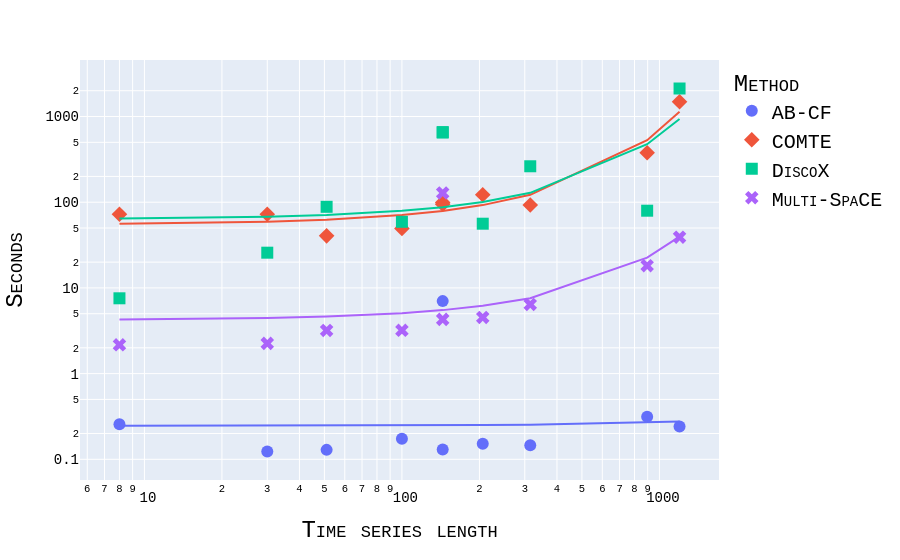

Notebook code for this chart:
### Code cell
config = {
  'toImageButtonOptions': {
    'format': 'png', # one of png, svg, jpeg, webp
    'filename': 'multivariate_times_length',
    'height': 400,
    'width': 1200,
    'scale':9 # Multiply title/legend/axis/canvas sizes by this factor
  }
}

fig = px.scatter(
    times_df.groupby(["dataset", "Method"]).mean().reset_index(), 
    x="Time series length", y="Seconds", color="Method", 
    symbol="Method", trendline="ols", 
    trendline_options=dict(log_y=True), log_x=True, log_y=True
)
fig.update_traces(marker={'size': 12})
fig.update_layout(
    yaxis = dict(tickfont = dict(size=14)),
    xaxis = dict(tickfont = dict(size=14)),
    font=dict(
            family="Courier New, monospace",
            size=20,
            color="black",
            variant="small-caps",
        )
)
fig.show(config=config)
fig.write_html("img_multivariate_times_length.html")

### Figure 1 — Plotly figure (JSON) as saved in the notebook; plotly's stock layout.template omitted (floating-point values rounded to 4 significant figures)
{"data": [{"hovertemplate": "Method=AB-CF<br>Time series length=%{x}<br>Seconds=%{y}<extra></extra>", "legendgroup": "AB-CF", "marker": {"color": "#636efa", "size": 12, "symbol": "circle"}, "mode": "markers", "name": "AB-CF", "orientation": "v", "showlegend": true, "type": "scatter", "x": [144, 100, 1197, 206, 51, 144, 8, 30, 896, 315], "xaxis": "x", "y": [0.1298, 0.1742, 0.2417, 0.1516, 0.1289, 7.014, 0.2563, 0.1234, 0.3132, 0.1462], "yaxis": "y"}, {"hovertemplate": "<b>OLS trendline</b><br>log10(Seconds) = 4.25285e-05 * Time series length + -0.609592<br>R<sup>2</sup>=0.001073<br><br>Method=AB-CF<br>Time series length=%{x}<br>Seconds=%{y} <b>(trend)</b><extra></extra>", "legendgroup": "AB-CF", "marker": {"color": "#636efa", "size": 12, "symbol": "circle"}, "mode": "lines", "name": "AB-CF", "showlegend": false, "type": "scatter", "x": [8, 30, 51, 100, 144, 144, 206, 315, 896, 1197], "xaxis": "x", "y": [0.2459, 0.2464, 0.2469, 0.2481, 0.2492, 0.2492, 0.2507, 0.2534, 0.2682, 0.2763], "yaxis": "y"}, {"hovertemplate": "Method=COMTE<br>Time series length=%{x}<br>Seconds=%{y}<extra></extra>", "legendgroup": "COMTE", "marker": {"color": "#EF553B", "size": 12, "symbol": "diamond"}, "mode": "markers", "name": "COMTE", "orientation": "v", "showlegend": true, "type": "scatter", "x": [144, 100, 1197, 206, 51, 144, 8, 30, 896, 315], "xaxis": "x", "y": [94.9, 49.48, 1490.0, 122.2, 40.55, 98.96, 72.29, 72.27, 377.5, 92.65], "yaxis": "y"}, {"hovertemplate": "<b>OLS trendline</b><br>log10(Seconds) = 0.0010985 * Time series length + 1.74013<br>R<sup>2</sup>=0.917984<br><br>Method=COMTE<br>Time series length=%{x}<br>Seconds=%{y} <b>(trend)</b><extra></extra>", "legendgroup": "COMTE", "marker": {"color": "#EF553B", "size": 12, "symbol": "diamond"}, "mode": "lines", "name": "COMTE", "showlegend": false, "type": "scatter", "x": [8, 30, 51, 100, 144, 144, 206, 315, 896, 1197], "xaxis": "x", "y": [56.09, 59.3, 62.54, 70.79, 79.13, 79.13, 92.56, 121.9, 530.1, 1135.0], "yaxis": "y"}, {"hovertemplate": "Method=DiscoX<br>Time series length=%{x}<br>Seconds=%{y}<extra></extra>", "legendgroup": "DiscoX", "marker": {"color": "#00cc96", "size": 12, "symbol": "square"}, "mode": "markers", "name": "DiscoX", "orientation": "v", "showlegend": true, "type": "scatter", "x": [144, 100, 1197, 206, 51, 144, 8, 30, 896, 315], "xaxis": "x", "y": [651.0, 59.11, 2124.0, 56.16, 88.45, 657.9, 7.568, 25.77, 79.64, 262.8], "yaxis": "y"}, {"hovertemplate": "<b>OLS trendline</b><br>log10(Seconds) = 0.000976798 * Time series length + 1.80183<br>R<sup>2</sup>=0.288052<br><br>Method=DiscoX<br>Time series length=%{x}<br>Seconds=%{y} <b>(trend)</b><extra></extra>", "legendgroup": "DiscoX", "marker": {"color": "#00cc96", "size": 12, "symbol": "square"}, "mode": "lines", "name": "DiscoX", "showlegend": false, "type": "scatter", "x": [8, 30, 51, 100, 144, 144, 206, 315, 896, 1197], "xaxis": "x", "y": [64.51, 67.79, 71.06, 79.34, 87.6, 87.6, 100.7, 128.7, 475.4, 935.5], "yaxis": "y"}, {"hovertemplate": "Method=Multi-SpaCE<br>Time series length=%{x}<br>Seconds=%{y}<extra></extra>", "legendgroup": "Multi-SpaCE", "marker": {"color": "#ab63fa", "size": 12, "symbol": "x"}, "mode": "markers", "name": "Multi-SpaCE", "orientation": "v", "showlegend": true, "type": "scatter", "x": [144, 100, 1197, 206, 51, 144, 8, 30, 896, 315], "xaxis": "x", "y": [4.294, 3.202, 39.08, 4.523, 3.189, 128.4, 2.171, 2.253, 18.18, 6.417], "yaxis": "y"}, {"hovertemplate": "<b>OLS trendline</b><br>log10(Seconds) = 0.000813787 * Time series length + 0.623883<br>R<sup>2</sup>=0.312298<br><br>Method=Multi-SpaCE<br>Time series length=%{x}<br>Seconds=%{y} <b>(trend)</b><extra></extra>", "legendgroup": "Multi-SpaCE", "marker": {"color": "#ab63fa", "size": 12, "symbol": "x"}, "mode": "lines", "name": "Multi-SpaCE", "showlegend": false, "type": "scatter", "x": [8, 30, 51, 100, 144, 144, 206, 315, 896, 1197], "xaxis": "x", "y": [4.27, 4.449, 4.628, 5.073, 5.509, 5.509, 6.188, 7.59, 22.54, 39.63], "yaxis": "y"}], "layout": {"autosize": true, "font": {"color": "black", "family": "Courier New, monospace", "size": 20, "variant": "small-caps"}, "legend": {"title": {"text": "Method"}, "tracegroupgap": 0}, "margin": {"t": 60}, "xaxis": {"anchor": "y", "autorange": true, "domain": [0, 1], "range": [0.7576, 3.224], "tickfont": {"size": 14}, "title": {"text": "Time series length"}, "type": "log"}, "yaxis": {"anchor": "x", "autorange": true, "domain": [0, 1], "range": [-1.337, 3.755], "tickfont": {"size": 14}, "title": {"text": "Seconds"}, "type": "log"}}}
